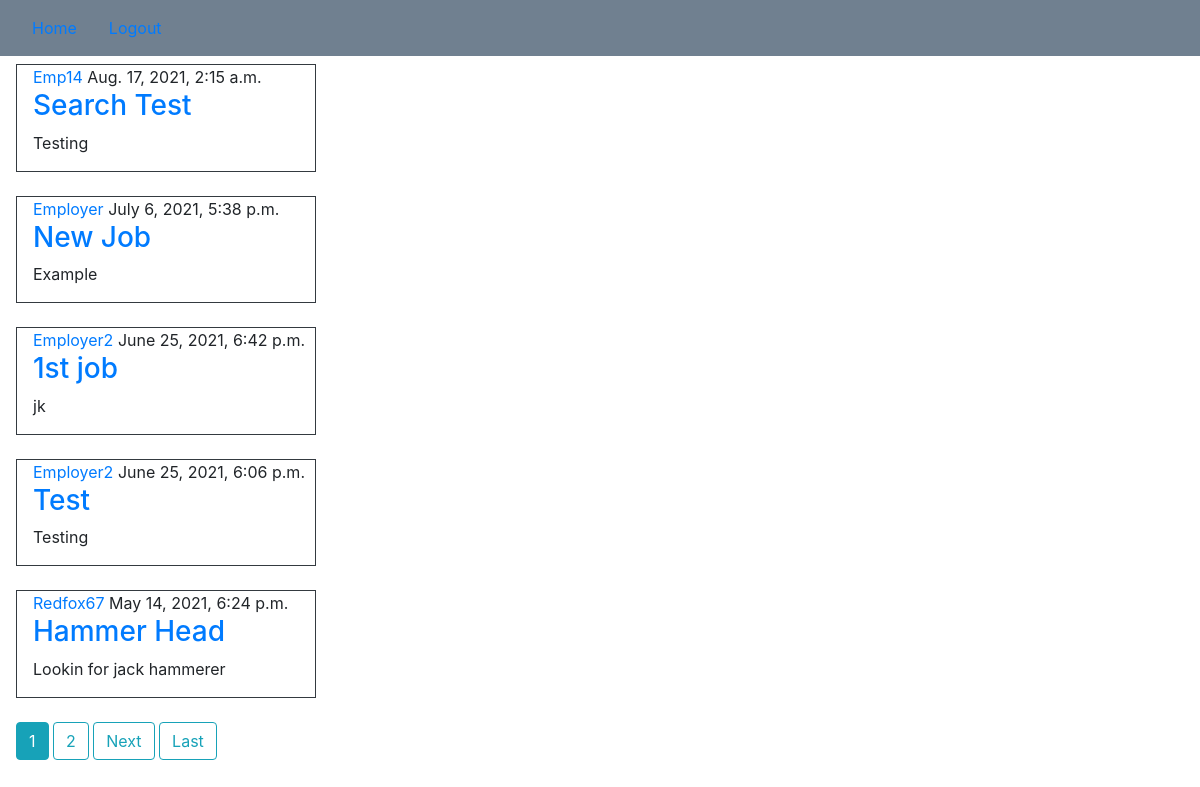
The page / (signed in) on the database its author committed.
### homepage/models.py (models this page shows, shortened)
class Post(models.Model):
    title = models.CharField(max_length=100)
    content = models.TextField()
    date_posted = models.DateTimeField(default=timezone.now)
    author = models.ForeignKey(User, on_delete=models.CASCADE)
    location = models.CharField(max_length=100)
    department = models.CharField(max_length=100)
    function = models.CharField(max_length=100)
    new = models.IntegerField(default=0)
    active = models.IntegerField(default=0)
    hired = models.IntegerField(default=0)

### homepage/views.py (the view)
# urls.py: path('', PostListView.as_view(), name='homepage-home'),
class PostListView(LoginRequiredMixin, ListView):
    model = Post
    template_name = 'homepage/home.html'
    context_object_name = 'posts'
    ordering = ['-date_posted']
    paginate_by = 5

### homepage/templatetags/auth_extras.py (called while the page is built)
@register.filter(name='has_group')
def has_group(user, group_name):
    return user.groups.filter(name=group_name).exists()

### homepage/templates/homepage/home.html (shortened to what this page needs)
{% extends "homepage/base.html" %}
{% block content %}
	{% load auth_extras %}
	{% for post in posts %}
	<div class="border w-25 border-dark ml-3">
	<div class="ml-3">
	<a href="{% url 'user-posts' post.author.username %}">{{ post.author }}</a>
	{{ post.date_posted }}
	<h3><a href="{% url 'post-detail' post.id %}">{{ post.title }}</a></h3>
	<p>{{ post.content }}</p>
	</div>
	</div>
	<br>
	{% endfor %}
	<div class="ml-3">
	{% if is_paginated %}
		{% for num in page_obj.paginator.page_range %}
			{% if page_obj.number == num %}
			<a class="btn btn-info mb-4" href="?page {{ num }}">{{ num }}</a>
			{% elif num > page_obj.number|add:'-3' %}
			<a class="btn btn-outline-info mb-4" href="?page={{ num }}">{{ num }}</a>
			{% endif %}
		{% endfor %}
		{% if page_obj.has_next %}
			<a class="btn btn-outline-info mb-4" href="?page={{ page_obj.next_page_number }}">Next</a>
			<a class="btn btn-outline-info mb-4" href="?page={{ page_obj.paginator.num_pages }}">Last</a>
		{% endif %}
	{% endif %}
	</div>
{% endblock content %}

### rows shown on the page
Post: author "Emp14", date_posted "Aug. 17, 2021, 2:15 a.m.", title "Search Test", content "Testing"
Post: author "Employer", date_posted "July 6, 2021, 5:38 p.m.", title "New Job", content "Example"
Post: author "Employer2", date_posted "June 25, 2021, 6:42 p.m.", title "1st job", content "jk"
Post: author "Employer2", date_posted "June 25, 2021, 6:06 p.m.", title "Test", content "Testing"
Post: author "Redfox67", date_posted "May 14, 2021, 6:24 p.m.", title "Hammer Head", content "Lookin for jack hammerer"

### other values the page prints
{{ num }} "1"
{{ num }} "2"
